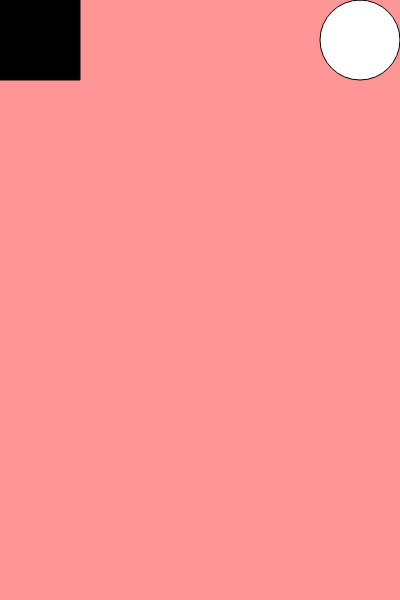
Frame 1 (no input)
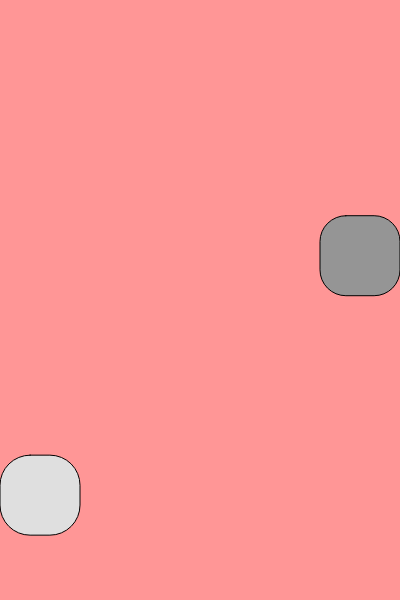
Frame 60 (no input)
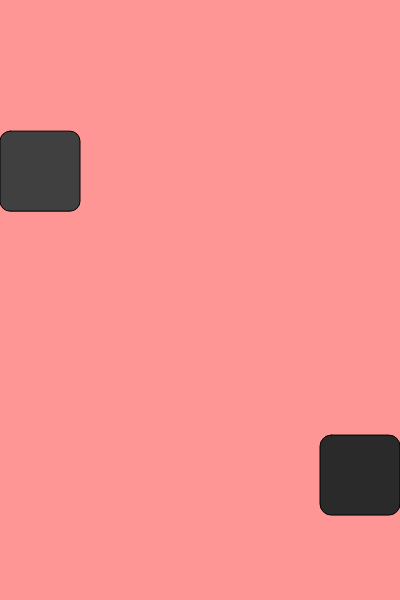
Frame 120 (the mouse pressed at the canvas centre since frame 60)

The p5.js sketch that drew these frames (run headless with seeded random() and noise() and a simulated clock; from frame 60 on, the mouse is pressed at the canvas centre):

// p5.js sketch
// ── sketch.js
var l=80;

var y1=0;
var y2=0;

var v1;
var v1;

var s1=0; //smussamento
var s2=l/2;

var dir1=1;
var dir2=1;


function setup(){
  createCanvas (400,600);

  v1=random(2,10);
  v2=random(2,10);
}

function draw(){ 
  background (255,150,150);

  fill (map(y1, 0,height-l, 0,255));
  rect (0,y1, l,l, s1);
  s1= map(y1, 0,height, 1,l/2);

  fill (map(y2, 0,height-l, 255,0));
  rect (width-l,y2, l,l, s2);
  s2= map(y2, 0,height, l/2,0);

  y1+=v1*dir1;
  y2+=v2*dir2;

  if (y1<=0 || y1>=height-l){
    dir1=-dir1;
  }

  if (y2<=0 || y2>=height-l){
    dir2=-dir2;
  }
}
